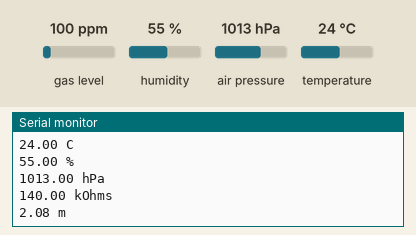
Bench run of a sketch on a simulated Arduino Uno, built with avr-gcc and run on an emulated ATmega328P. Shown: the last lines printed to the serial monitor. The test bench sets the inputs (shaded band); at power-on: gas level 100 ppm, humidity 55 %, air pressure 1013 hPa, temperature 24 °C.

Above: at 1.2 s.
1.3 s: gas level set to 20 ppm
At 2.8 s:
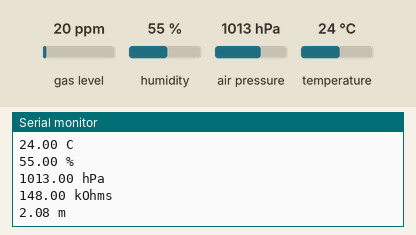
3.8 s: humidity set to 22 %
6.3 s: air pressure set to 952 hPa
At 7.9 s:
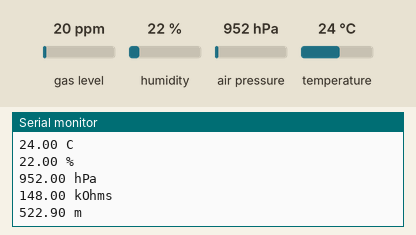

The sketch:

sketch_nov4a.ino
```cpp
#include <Wire.h>
#include <Adafruit_Sensor.h>
#include <Adafruit_BME680.h>

#define SEALEVELPRESSURE_HPA (1013.25)

Adafruit_BME680 bme;

void setup() {
  Serial.begin(115200);
  if (!bme.begin(0x77)) {
    while (1);
  }
  bme.setTemperatureOversampling(BME680_OS_8X);
  bme.setHumidityOversampling(BME680_OS_2X);
  bme.setPressureOversampling(BME680_OS_4X);
  bme.setIIRFilterSize(BME680_FILTER_SIZE_3);
  bme.setGasHeater(320, 150);
}

void loop() {
  if (!bme.performReading()) return;

  Serial.print(bme.temperature);
  Serial.println(" C");
  Serial.print(bme.humidity);
  Serial.println(" %");
  Serial.print(bme.pressure / 100.0);
  Serial.println(" hPa");
  Serial.print(bme.gas_resistance / 1000.0);
  Serial.println(" kOhms");
  Serial.print(bme.readAltitude(SEALEVELPRESSURE_HPA));
  Serial.println(" m");

  delay(2000);
}
```

Measured:
- after the input at 1.3 s, the serial monitor: prints a new line after 1.0 s (image 1)
- after the input at 6.3 s, the serial monitor: prints a new line after 0.33 s (image 2)
